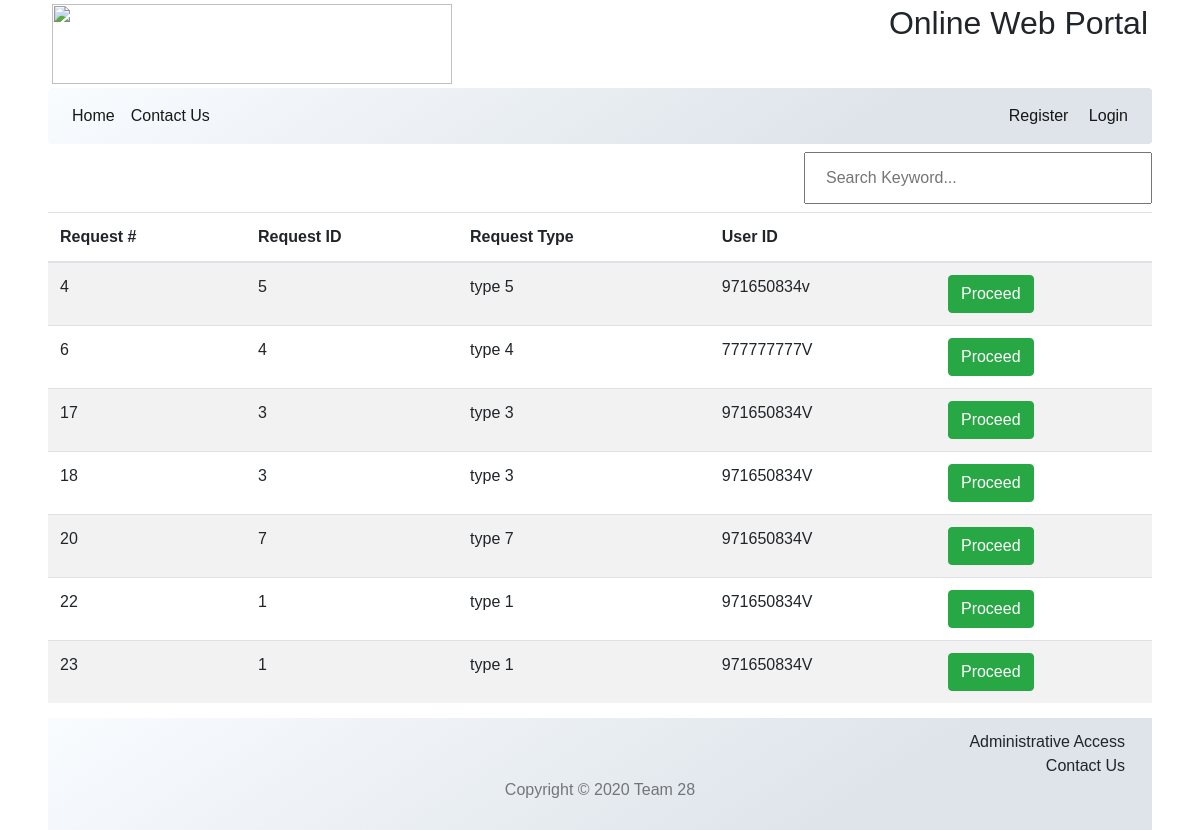
Page /newJobs.admin.php on the earlier database version.
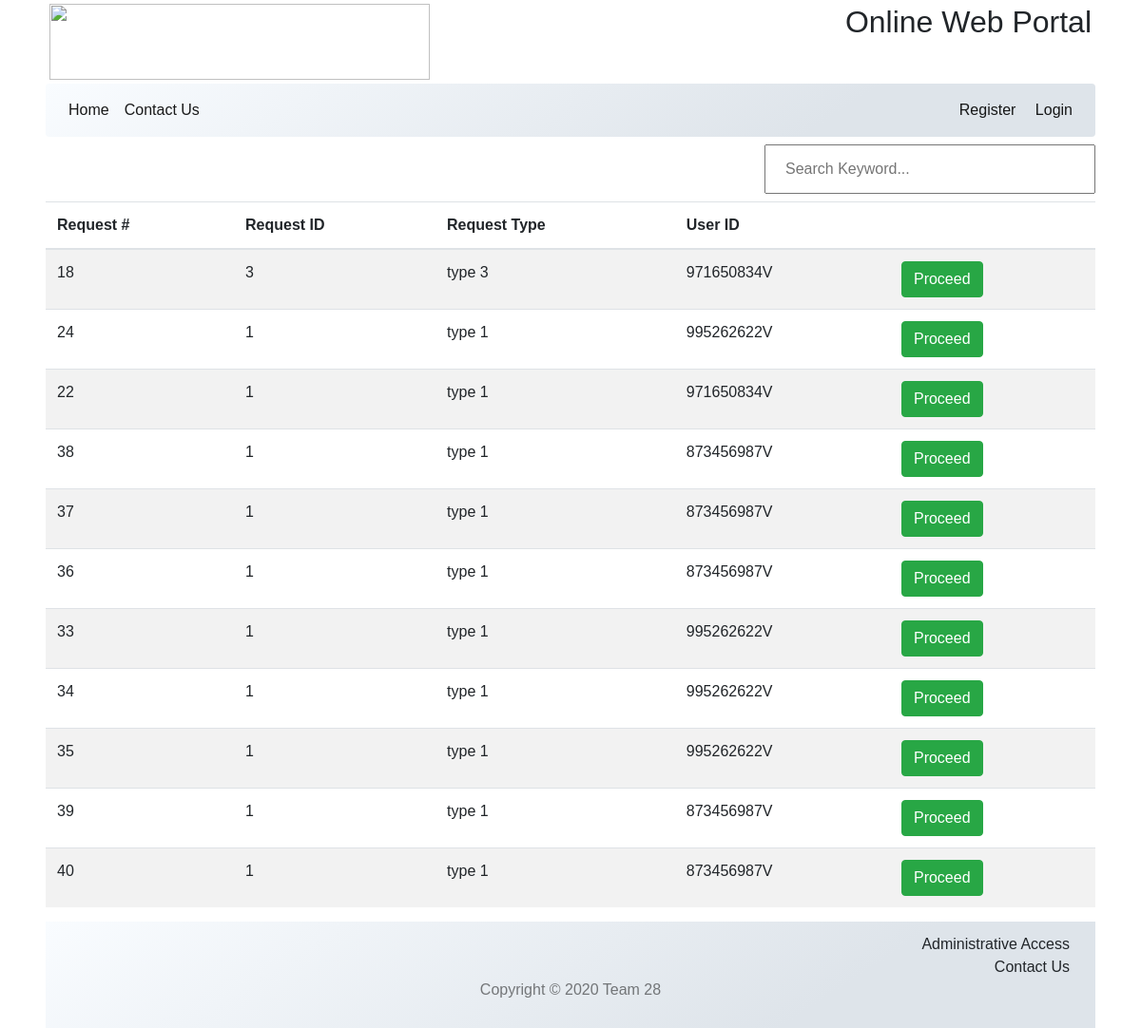
Same page on the later database version.
### tables this page shows
CREATE TABLE `requestslist` (
  `requestNo` int(20) NOT NULL,
  `requestId` int(10) NOT NULL,
  `userId` varchar(12) NOT NULL,
  `date` datetime NOT NULL DEFAULT CURRENT_TIMESTAMP,
  `status` varchar(10) NOT NULL DEFAULT 'new',
  `description` varchar(200) DEFAULT NULL
);

### model/connection.model.php (called while the page is built, shortened)
<?php
class connection{
    private $host = "localhost";
    private $user = "root";
    private $pwd = "";
    private $dbName = "deon";
    public function connect(){
        $connection = mysqli_connect($this->host,$this->user,$this->pwd,$this->dbName);
        return $connection;
    }
    public function runQuery($query){
        $connection= $this->connect();
        return mysqli_query($connection,$query);
    }
}
?>

### model/adminJob.model.php (called while the page is built)
<?php
include_once 'connection.model.php';
class adModel extends connection
{
    public function getRequestHistory($var){
        $query= "SELECT requestslist.requestNo,requestslist.requestId,requestslist.userId,requestslist.description FROM requestslist WHERE   status='$var'";
        return $this->runQuery($query);
    }
}
?>

### controller/adminJob.ctrl.php (called while the page is built, shortened)
<?php
include_once 'model/adminJob.model.php';
class adminTableControl{
    public function requestHistory($var)
    {
        $adModel=new adModel();
        $result=$adModel->getRequestHistory($var);
        return $result;
    }
    public function hasJobsSubmitted($result)
    {
        if ($result-> num_rows > 0){
            return true;
        }
        else return false;
    }
    public function fetchData($result)
    {
        return $result-> fetch_assoc();
    }
}
?>

### newJobs.admin.php (the view, shortened to what this page needs)
<!DOCTYPE html>
<html lang="en">
<head>
</head>
<body>
<?php include_once("inc/Header.php"); ?>
<link rel="stylesheet" href="css/newJobs.css">
<?php
require_once 'controller/adminJob.ctrl.php';
$adctrll=new adminTableControl();
$var="new";
$result=$adctrll-> requestHistory($var);
if ($adctrll->hasJobsSubmitted($result)) {?>
      <div class="row">
<div class="col-sm-8"> </div>
<div class="col-sm-4">
<div class="search-bar"><input type="text" id="searchBar"  placeholder="Search Keyword..."></div>
</div>
</div>
        <div>
        <div class='table-responsive'>
 <table id="tablePreview" class="table table-hover table-striped">
   <thead>
     <tr>
       <th>Request #</th>
       <th>Request ID</th>
       <th>Request Type</th>
       <th>User ID</th>
       <th></th>
     </tr>
   </thead>
   <tbody id="requestTable">
   <?php
while ($row=$adctrll->fetchData($result)){
  $rowdata= "<tr><td class='column1'>" .$row["requestNo"]
           ."</td><td class='column1'>".$row["requestId"]
           ."</td><td class='column1'>type  ".$row["requestId"]
           ."</td><td class='column1'>".$row["userId"]."</td>";
  $proceedButton='<td> <form method="post">
  <input type="hidden" name="requestNo" value='.$row["requestNo"].'>
  <input type="submit" name="Proceed"
          class="btn btn-success" value="Proceed" /> </form></td></tr>';
      echo $rowdata,$proceedButton;
}
     ?>
   </tbody>
 </table>
</div>
        </div>
    </div>
    <?php
    }
    else {require_once 'inc/alert.view.php';
      $alertView=new alert();
        echo $alertView->showAlert('No New Jobs Submitted Yet','info');}
    ?>
<?php include_once('inc/Footer.php'); ?>
</body>
</html>

Differences in the rows shown:
removed requestslist: requestNo "4", requestId "5", userId "971650834v"
removed requestslist: requestNo "6", requestId "4", userId "777777777V"
no longer on this page (row edited): requestslist: requestNo "17", requestId "3", userId "971650834V"
removed requestslist: requestNo "20", requestId "7", userId "971650834V"
no longer on this page (row edited): requestslist: requestNo "23", requestId "1", userId "971650834V"
added requestslist: requestNo "24", requestId "1", userId "995262622V"
added requestslist: requestNo "38", requestId "1", userId "873456987V"
added requestslist: requestNo "37", requestId "1", userId "873456987V"
added requestslist: requestNo "36", requestId "1", userId "873456987V"
added requestslist: requestNo "33", requestId "1", userId "995262622V"
added requestslist: requestNo "34", requestId "1", userId "995262622V"
added requestslist: requestNo "35", requestId "1", userId "995262622V"
added requestslist: requestNo "39", requestId "1", userId "873456987V"
added requestslist: requestNo "40", requestId "1", userId "873456987V"
